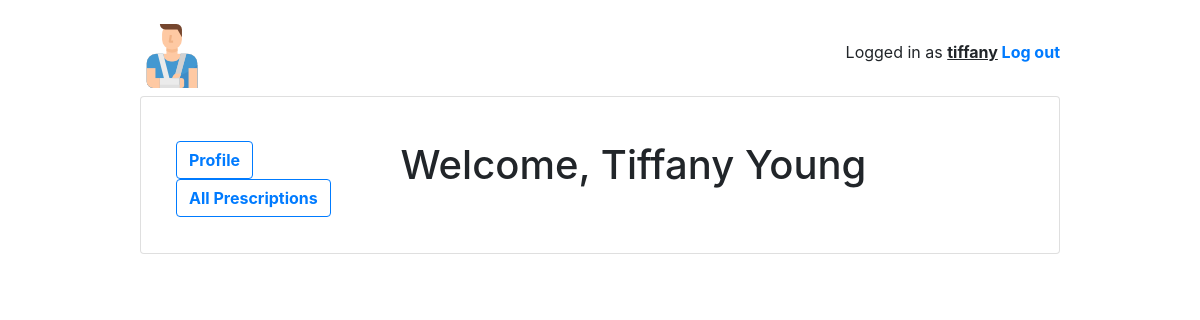
Screenshot of /home/patient/pro/ (signed in) with the database file from the repository.
### home/models.py (models this page shows)
class User(AbstractUser):
    is_patient = models.BooleanField(default=False)
    is_doctor = models.BooleanField(default=False)
    is_pharmacist = models.BooleanField(default=False)
    is_insurance = models.BooleanField(default=False)

### home/views/patient.py (the view)
# urls.py: path('pro/', patient.PatientListView.as_view(), name='patient_list'),
@method_decorator([login_required, patient_required], name='dispatch')
class PatientListView(ListView):
    model = Patient
    template_name = 'home/patient/patient_list.html'
    def get_queryset(self):
        return Patient.objects.all()

### home/templates/home/patient/patient_list.html
<!DOCTYPE html>
{% extends "base.html" %}
{% block content %}
<br>
<div class="container-fluid">
    <div class="row">
        <ul style="list-style-type:none" class="col-3 text-left">
            <li><a href="{% url 'patient:patient_profile' user.patient.ssn%}" class="btn btn-outline-primary" role="button"><strong>Profile</strong></a></li>
            <li><a href="{% url 'patient:patient_detail' user.patient.ssn %}" class="btn btn-outline-primary" role="button"><strong>All Prescriptions</strong></a></li>
        </ul>
        <div style="margin-left: 20px">
            <h1>Welcome, {{ user.first_name }} {{ user.last_name }}</h1>
        </div>
    </div>
</div>
{% endblock %}

### templates/base.html (shortened to what this page needs)
<!DOCTYPE html>
{% load static %}
<html lang="en">
<head>
    <link rel="stylesheet" href="https://maxcdn.bootstrapcdn.com/bootstrap/4.0.0/css/bootstrap.min.css">
    <link rel="stylesheet" type="text/css" href="{% static 'vendor/fontello-2f186091/css/fontello.css' %}">
    <link rel="stylesheet" type="text/css" href="{% static 'css/app.css' %}">
    {% if user.is_authenticated and user.is_patient %}
        <link rel="stylesheet" type="text/css" href="{% static 'css/patients.css' %}">
    {% elif user.is_authenticated and user.is_doctor %}
        <link rel="stylesheet" type="text/css" href="{% static 'css/doctors.css' %}">
    {% elif user.is_authenticated and user.is_pharmacist %}
        <link rel="stylesheet" type="text/css" href="{% static 'css/pharmacist.css' %}">
    {% elif user.is_authenticated and user.is_insurance %}
        <link rel="stylesheet" type="text/css" href="{% static 'css/all.css' %}">
    {% else %}
        <link rel="stylesheet" type="text/css" href="{% static 'css/all.css' %}">
    {% endif %}
</head>
<body>
<div class="container my-4">
  <div class="row justify-content-center">
    <div class="col-md-10 col-sm-12">
      <div class="row">
        <div class="col-6">
            {% if user.is_authenticated and user.is_doctor %}
                <h1 class="logo"><a href="{% url 'index' %}"><img src="{% static 'images/doctor.png' %}"></a></h1>
            {% elif user.is_authenticated and user.is_patient %}
                <h1 class="logo"><a href="{% url 'index' %}"><img src="{% static 'images/patient.png' %}"></a></h1>
            {% elif user.is_authenticated and user.is_pharmacist %}
                <h1 class="logo"><a href="{% url 'index' %}"><img src="{% static 'images/phar.png' %}"></a></h1>
            {% elif user.is_authenticated and user.is_insurance %}
                <h1 class="logo"><a href="{% url 'index' %}"><img src="{% static 'images/ins.png' %}"></a></h1>
            {% else %}
                <h1 class="logo"><a href="{% url 'index' %}"><img src="{% static 'images/medical-history.png' %}"></a></h1>
            {% endif %}
        </div>
        <div class="col-6 text-right">
          {% if user.is_authenticated %}
            <p class="pt-3">Logged in as <strong><u>{{ user.username }}</u> <a href="{% url 'logout' %}">Log out</a></strong></p>
          {% else %}
            <a href="{% url 'login' %}" class="btn btn-light" role="button">Log in</a>
            <a href="{% url 'signup' %}" class="btn btn-primary" role="button">Sign up</a>
          {% endif %}
        </div>
      </div>
      <div class="card mb-3">
        <div class="card-body">
          {% block content %}
          {% endblock %}
        </div>
      </div>
    </div>
  </div>
</div>
</body>
</html>

### home/static/css/app.css (style rules this page uses)
.logo { font-family: 'Clicker Script', cursive; }
.logo a { color: #212529; text-decoration: none; }

### home/static/css/patients.css (style rules this page uses)
body { background-image: url( http://api.thumbr.it/whitenoise-361x370.png?); }

### rows the page displays
User: username "tiffany", first_name "Tiffany", last_name "Young"
